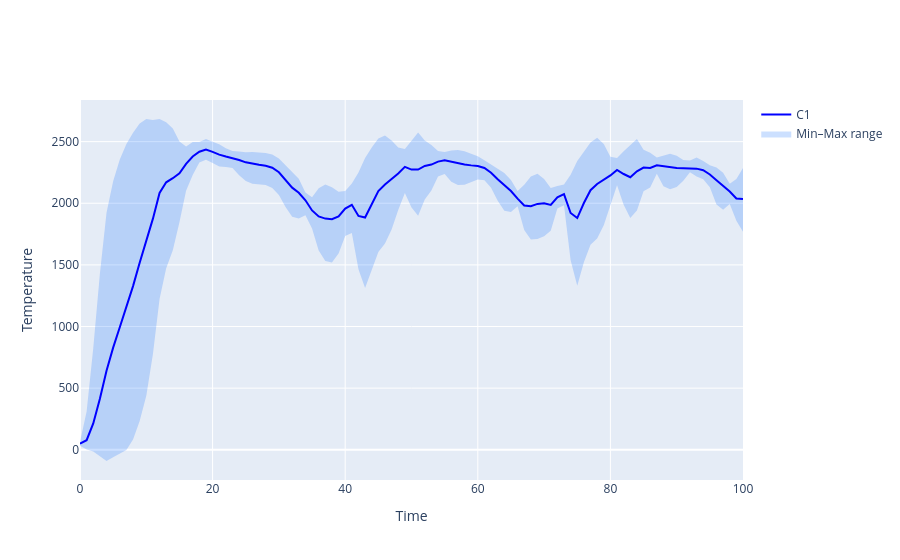
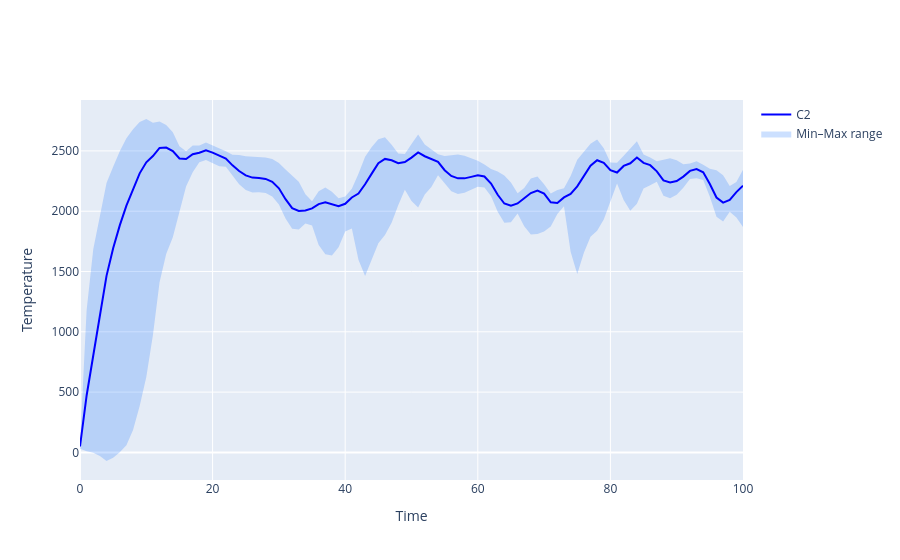
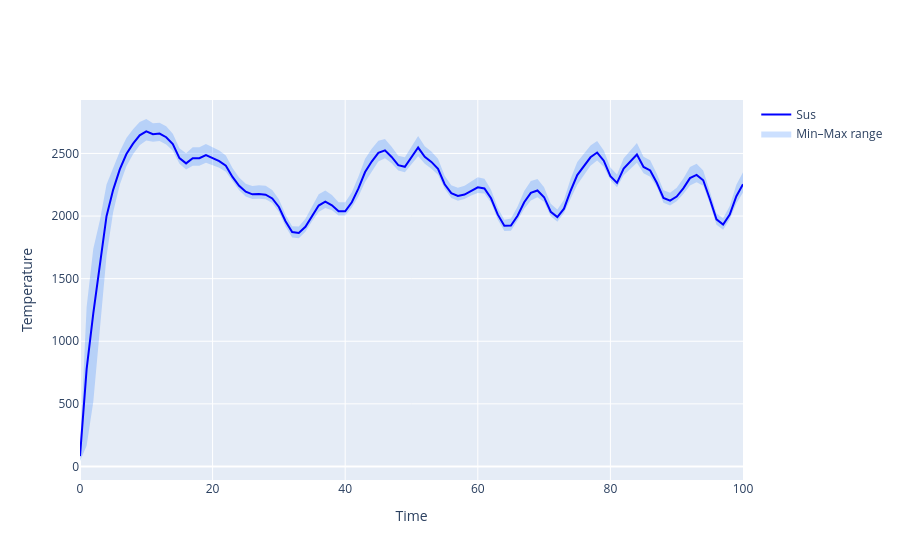
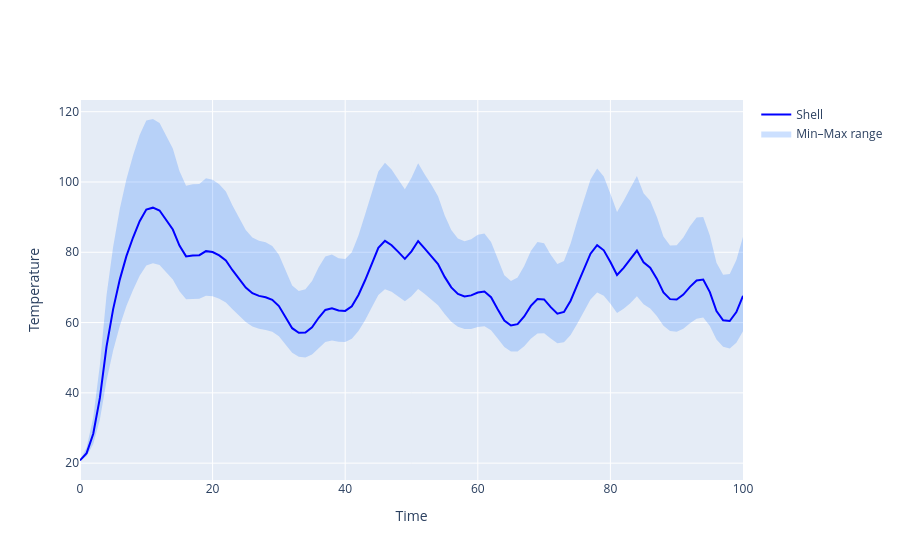

The code cell stored with these charts, in order, in its notebook:
### Code cell
U0 = torch.zeros((1,2))
mpc_worker.make_plots(Uopt, Xopt, Zopt, U0, Z0, extra_plots=True)
